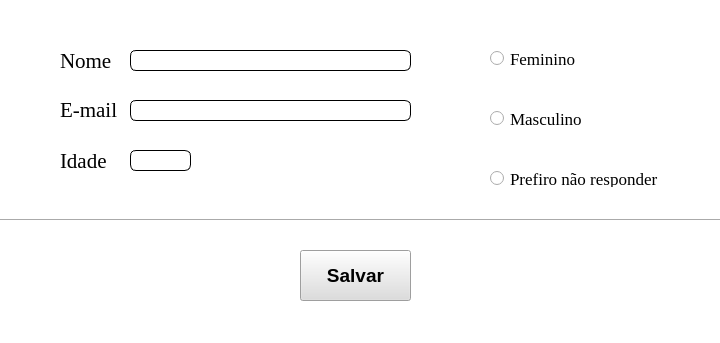
<?xml version="1.0" encoding="UTF-8"?>
<ui version="4.0">
 <class>MainWindow</class>
 <widget class="QMainWindow" name="MainWindow">
  <property name="geometry">
   <rect>
    <x>0</x>
    <y>0</y>
    <width>720</width>
    <height>343</height>
   </rect>
  </property>
  <property name="windowTitle">
   <string>MainWindow</string>
  </property>
  <property name="styleSheet">
   <string notr="true">background-color: rgb(255, 255, 255);</string>
  </property>
  <widget class="QWidget" name="centralwidget">
   <widget class="QLabel" name="label_2">
    <property name="geometry">
     <rect>
      <x>60</x>
      <y>50</y>
      <width>61</width>
      <height>21</height>
     </rect>
    </property>
    <property name="font">
     <font>
      <family>Times New Roman</family>
      <pointsize>16</pointsize>
     </font>
    </property>
    <property name="text">
     <string>Nome</string>
    </property>
   </widget>
   <widget class="QLabel" name="label_3">
    <property name="geometry">
     <rect>
      <x>60</x>
      <y>100</y>
      <width>61</width>
      <height>20</height>
     </rect>
    </property>
    <property name="font">
     <font>
      <family>Times New Roman</family>
      <pointsize>16</pointsize>
     </font>
    </property>
    <property name="text">
     <string>E-mail</string>
    </property>
   </widget>
   <widget class="QLineEdit" name="lineEdit_2">
    <property name="enabled">
     <bool>true</bool>
    </property>
    <property name="geometry">
     <rect>
      <x>130</x>
      <y>100</y>
      <width>281</width>
      <height>21</height>
     </rect>
    </property>
    <property name="font">
     <font>
      <family>Arial</family>
     </font>
    </property>
    <property name="styleSheet">
     <string notr="true">QLineEdit{
	border: 1px solid  rgb(0, 0, 0);
	border-radius: 6px;
}</string>
    </property>
   </widget>
   <widget class="QLabel" name="label_4">
    <property name="geometry">
     <rect>
      <x>60</x>
      <y>150</y>
      <width>61</width>
      <height>21</height>
     </rect>
    </property>
    <property name="font">
     <font>
      <family>Times New Roman</family>
      <pointsize>16</pointsize>
     </font>
    </property>
    <property name="text">
     <string>Idade</string>
    </property>
   </widget>
   <widget class="QLineEdit" name="lineEdit">
    <property name="enabled">
     <bool>true</bool>
    </property>
    <property name="geometry">
     <rect>
      <x>130</x>
      <y>50</y>
      <width>281</width>
      <height>21</height>
     </rect>
    </property>
    <property name="font">
     <font>
      <family>Arial</family>
     </font>
    </property>
    <property name="styleSheet">
     <string notr="true">QLineEdit{
	border: 1px solid  rgb(0, 0, 0);
	border-radius: 6px;
}</string>
    </property>
   </widget>
   <widget class="QLineEdit" name="lineEdit_3">
    <property name="enabled">
     <bool>true</bool>
    </property>
    <property name="geometry">
     <rect>
      <x>130</x>
      <y>150</y>
      <width>61</width>
      <height>21</height>
     </rect>
    </property>
    <property name="font">
     <font>
      <family>Arial</family>
     </font>
    </property>
    <property name="styleSheet">
     <string notr="true">QLineEdit{
	border: 1px solid  rgb(0, 0, 0);
	border-radius: 6px;
}</string>
    </property>
    <property name="echoMode">
     <enum>QLineEdit::Normal</enum>
    </property>
    <property name="cursorPosition">
     <number>0</number>
    </property>
   </widget>
   <widget class="QRadioButton" name="radioButton_2">
    <property name="geometry">
     <rect>
      <x>490</x>
      <y>110</y>
      <width>101</width>
      <height>17</height>
     </rect>
    </property>
    <property name="font">
     <font>
      <family>Times New Roman</family>
      <pointsize>13</pointsize>
     </font>
    </property>
    <property name="text">
     <string>Masculino</string>
    </property>
   </widget>
   <widget class="QRadioButton" name="radioButton_3">
    <property name="geometry">
     <rect>
      <x>490</x>
      <y>170</y>
      <width>181</width>
      <height>17</height>
     </rect>
    </property>
    <property name="font">
     <font>
      <family>Times New Roman</family>
      <pointsize>13</pointsize>
     </font>
    </property>
    <property name="text">
     <string>Prefiro não responder</string>
    </property>
   </widget>
   <widget class="QRadioButton" name="radioButton">
    <property name="geometry">
     <rect>
      <x>490</x>
      <y>50</y>
      <width>91</width>
      <height>17</height>
     </rect>
    </property>
    <property name="font">
     <font>
      <family>Times New Roman</family>
      <pointsize>13</pointsize>
     </font>
    </property>
    <property name="text">
     <string>Feminino</string>
    </property>
   </widget>
   <widget class="QPushButton" name="pushButton">
    <property name="geometry">
     <rect>
      <x>300</x>
      <y>250</y>
      <width>111</width>
      <height>51</height>
     </rect>
    </property>
    <property name="font">
     <font>
      <pointsize>14</pointsize>
      <weight>75</weight>
      <bold>true</bold>
     </font>
    </property>
    <property name="styleSheet">
     <string notr="true">background-color: rgb(221, 221, 221);
</string>
    </property>
    <property name="text">
     <string>Salvar</string>
    </property>
   </widget>
   <widget class="Line" name="line_3">
    <property name="geometry">
     <rect>
      <x>-70</x>
      <y>210</y>
      <width>801</width>
      <height>20</height>
     </rect>
    </property>
    <property name="orientation">
     <enum>Qt::Horizontal</enum>
    </property>
   </widget>
  </widget>
  <widget class="QMenuBar" name="menubar">
   <property name="geometry">
    <rect>
     <x>0</x>
     <y>0</y>
     <width>720</width>
     <height>21</height>
    </rect>
   </property>
  </widget>
  <widget class="QStatusBar" name="statusbar"/>
 </widget>
 <resources/>
 <connections/>
</ui>
